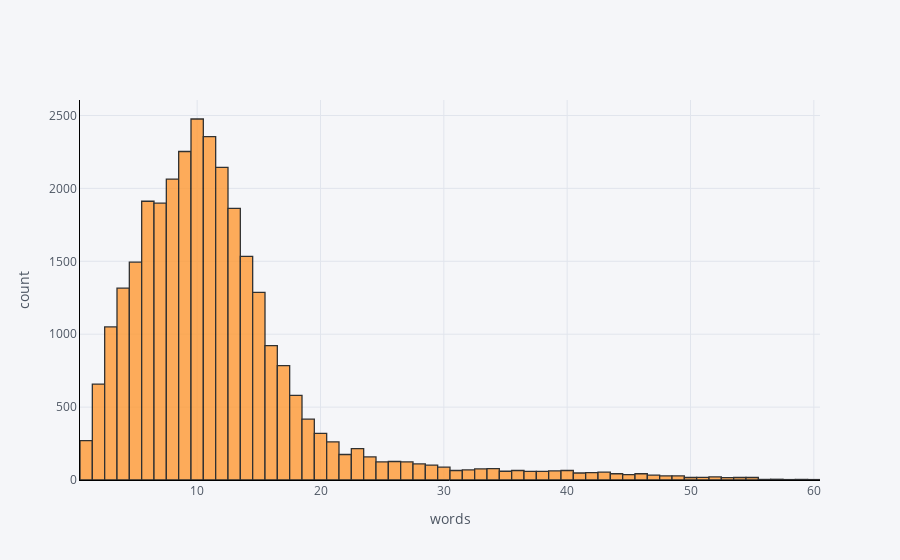

The code cell stored with this chart in its notebook:
### Code cell
data['words'].iplot(kind='hist', xTitle='words', linecolor='black', yTitle='count')

### Figure 1 — Plotly figure (JSON) as saved in the notebook; plotly's stock layout.template omitted (floating-point values rounded to 4 significant figures; data arrays with more than 128 entries replaced by an {"elided": "..."} marker saying what was removed)
{"data": [{"histfunc": "count", "histnorm": "", "marker": {"color": "rgba(255, 153, 51, 1.0)", "line": {"color": "#000000", "width": 1.3}}, "name": "words", "opacity": 0.8, "orientation": "v", "type": "histogram", "x": {"elided": "30230 int values"}}], "layout": {"barmode": "overlay", "legend": {"bgcolor": "#F5F6F9", "font": {"color": "#4D5663"}}, "paper_bgcolor": "#F5F6F9", "plot_bgcolor": "#F5F6F9", "title": {"font": {"color": "#4D5663"}}, "xaxis": {"gridcolor": "#E1E5ED", "linecolor": "black", "showgrid": true, "tickfont": {"color": "#4D5663"}, "title": {"font": {"color": "#4D5663"}, "text": "words"}, "zerolinecolor": "#E1E5ED"}, "yaxis": {"gridcolor": "#E1E5ED", "linecolor": "black", "showgrid": true, "tickfont": {"color": "#4D5663"}, "title": {"font": {"color": "#4D5663"}, "text": "count"}, "zerolinecolor": "#E1E5ED"}}}
